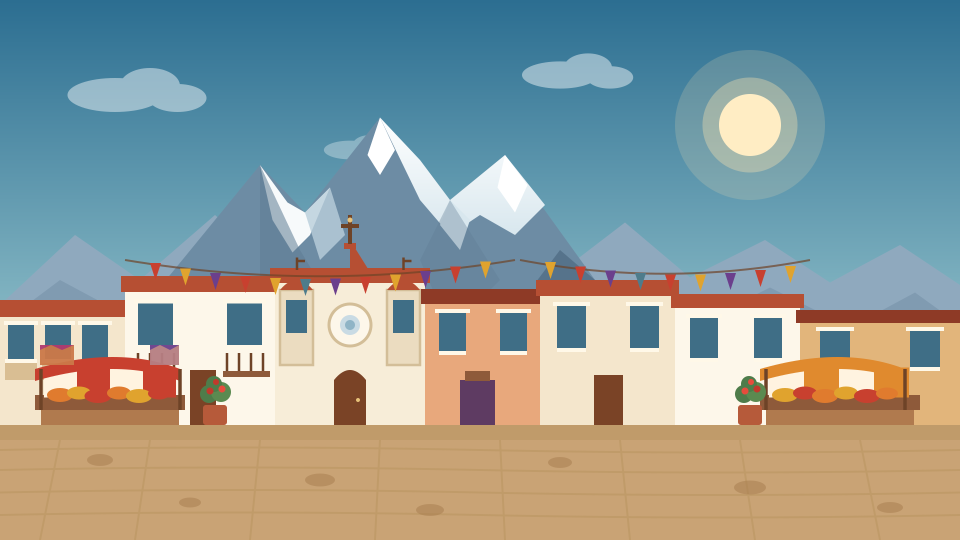
#> input picture Assets/ArteBoliviano/fondo_plaza.png, 1920 x 1080 px, found by its file name (shown at 1/2 size)
$ python dibujar_fondo_lateral.py
#> lines starting #> are read from the running program, lines starting #| are printed output that depends on the picture
# saca el sol y la montaña del fondo de la plaza para los laterales del nivel
# el cielo se rellena con el mismo degradé del original
# el centro del nivel usa el fondo original, asi queda un solo sol y una montaña

from PIL import Image

ORIGINAL = "Assets/ArteBoliviano/fondo_plaza.png"
SALIDA = "Assets/ArteBoliviano/fondo_plaza_lateral.png"

# arriba de esta fila es cielo (sol y montaña), abajo queda la plaza pintada
CORTE_CIELO = 545


def main():
    original = Image.open(ORIGINAL).convert("RGBA")
#> original is the input picture: PIL image 1920x1080 RGBA; mean R, G, B, A 144.4, 154.8, 151, 255
    ancho, alto = original.size
#> ancho = 1920; alto = 1080
    lateral = original.copy()

    # el degradé se toma de la franja izquierda, que es cielo puro
    for y in range(0, CORTE_CIELO):
        muestras = [original.getpixel((x, y)) for x in range(0, 80)]
        promedio = tuple(sum(s[i] for s in muestras) // len(muestras) for i in range(3))
        color = (promedio[0], promedio[1], promedio[2], 255)
        for x in range(ancho):
            lateral.putpixel((x, y), color)
#> this loop made 545 passes
#> color on passes 1 to 3: (44, 110, 145, 255), (44, 110, 145, 255), (44, 110, 145, 255)
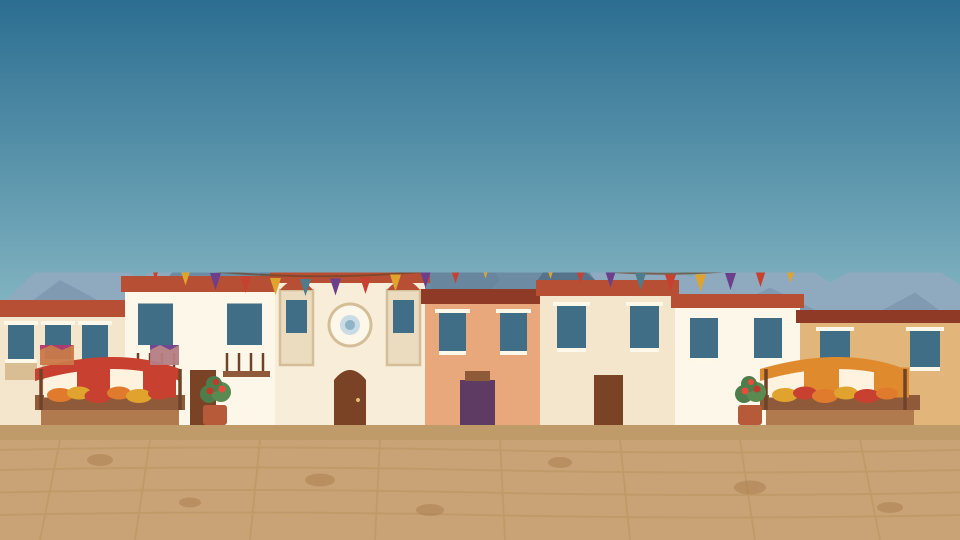
#> lateral: PIL image 1920x1080 RGBA (shown at 1/2 size); mean R, G, B, A 137.9, 152.7, 150.3, 255

    lateral.save(SALIDA)
    print("listo:", SALIDA, lateral.size)
#| listo: Assets/ArteBoliviano/fondo_plaza_lateral.png (1920, 1080)


if __name__ == "__main__":
    main()
